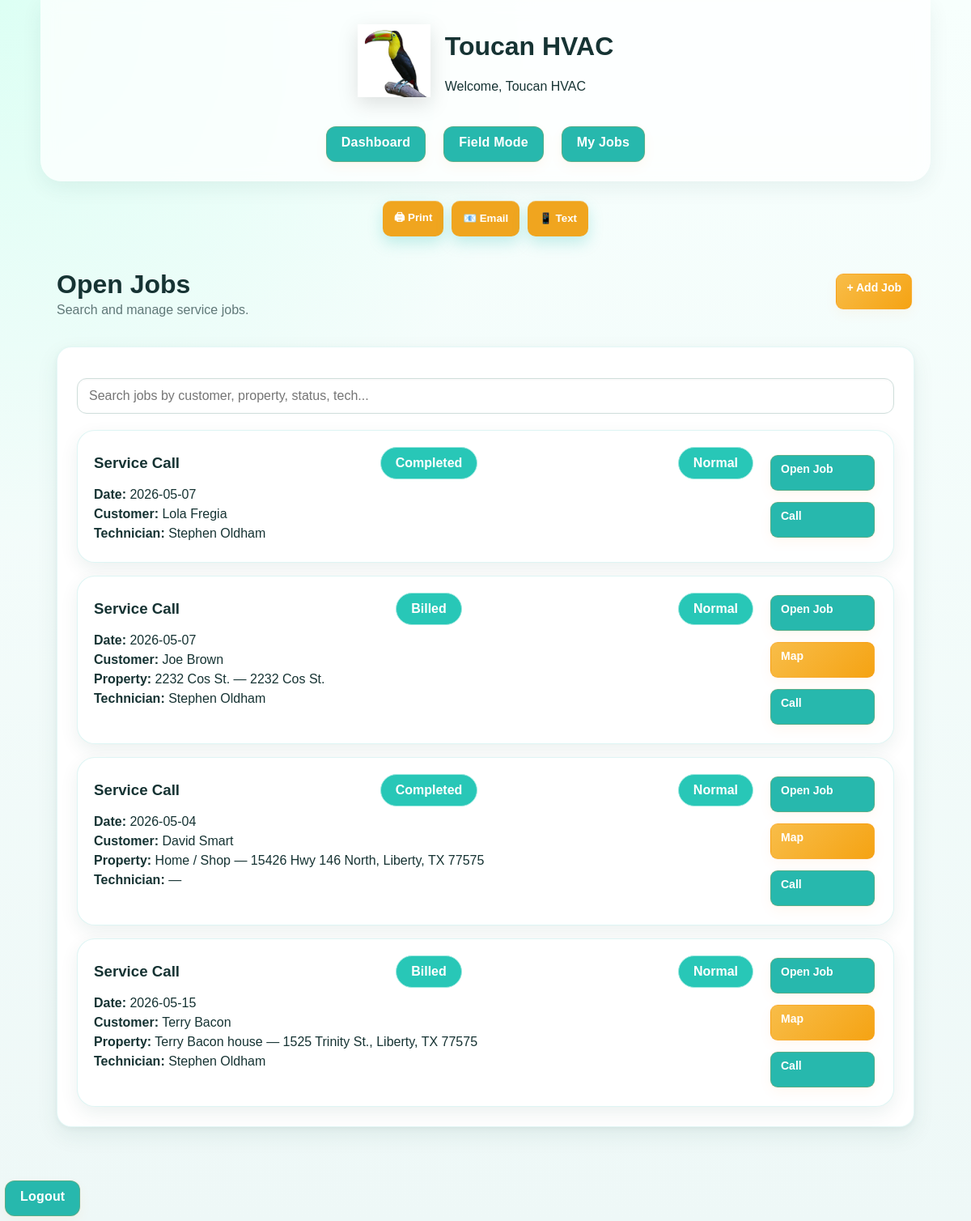
The app's page /service-jobs with its own data.
### app.py (models this page shows)
class ServiceJob(db.Model):
    id = db.Column(db.Integer, primary_key=True)
    customer_id = db.Column(db.Integer, db.ForeignKey('customer.id'))
    property_id = db.Column(db.Integer, db.ForeignKey('property.id'))
    description = db.Column(db.Text)
    scheduled_date = db.Column(db.String(50))
    status = db.Column(db.String(50), default="Scheduled")
    priority = db.Column(db.String(50), default="Normal")
    technician = db.Column(db.String(100))
    created_at = db.Column(db.DateTime, default=datetime.utcnow)

class Customer(db.Model):
    id = db.Column(db.Integer, primary_key=True)
    first_name = db.Column(db.String(120), nullable=False)
    last_name = db.Column(db.String(120), nullable=False)
    phone = db.Column(db.String(50))
    email = db.Column(db.String(120))
    mailing_address = db.Column(db.String(255))
    birthday = db.Column(db.String(20))
    filter_club_member = db.Column(db.Boolean, default=False)
    filter_size = db.Column(db.String(80), nullable=True)
    filter_frequency_days = db.Column(db.Integer, nullable=True)
    filter_monthly_price = db.Column(db.Float, nullable=True)
    filter_last_service = db.Column(db.DateTime, nullable=True)
    filter_next_due = db.Column(db.DateTime, nullable=True)
    customer_since = db.Column(db.DateTime, default=datetime.utcnow)

class Property(db.Model):
    id = db.Column(db.Integer, primary_key=True)
    property_name = db.Column(db.String(120), nullable=False)
    address = db.Column(db.String(200), nullable=False)
    latitude = db.Column(db.Float)
    longitude = db.Column(db.Float)
    customer_id = db.Column(db.Integer, db.ForeignKey("customer.id"), nullable=False)

### app.py (the view)
@app.route('/service-jobs')
def service_jobs():
    jobs = ServiceJob.query.all()
    customers = {c.id: c for c in Customer.query.all()}
    properties = {p.id: p for p in Property.query.all()}
    return render_template(
        'service_jobs.html',
        jobs=jobs,
        customers=customers,
        properties=properties,
        equipment_by_property={},
        user=current_user()
    )

### app.py (called while the page is built, shortened)
def current_user():
    user_id = session.get("user_id")
    if not user_id:
        return None
    return db.session.get(User, user_id)

@app.before_request
def force_admin_user_once():
    global _admin_bootstrap_done
    if _admin_bootstrap_done:
        return

### templates/service_jobs.html (shortened to what this page needs)
{% extends "base.html" %}
{% block content %}
<div class="page-title-row">
  <div>
    <h1>Open Jobs</h1>
    <p>Search and manage service jobs.</p>
  </div>
  <a class="action-btn gold" href="/service-jobs/new">+ Add Job</a>
</div>
<div class="card">
  <input id="jobSearch"
         class="search-box"
         placeholder="Search jobs by customer, property, status, tech..."
         onkeyup="searchJobs()">
  <div class="job-card-list">
    {% for job in jobs %}
      {% set customer = customers.get(job.customer_id) %}
      {% set property = properties.get(job.property_id) %}
      <div class="job-list-card">
        <div class="job-card-main">
          <div class="job-card-top">
            <h3>{{ job.description or "Service Call" }}</h3>
            <span class="status-pill">{{ job.status or "Scheduled" }}</span>
            {% if job.priority == "Emergency" %}
              <span class="status-pill danger-pill priority-pill">🚨 Emergency</span>
            {% elif job.priority == "Urgent" %}
              <span class="status-pill urgent-pill priority-pill">⚠️ Urgent</span>
            {% else %}
              <span class="status-pill priority-pill">Normal</span>
            {% endif %}
          </div>
          <p><b>Date:</b> {{ job.scheduled_date or "—" }}</p>
          {% if customer %}
            <p><b>Customer:</b> {{ customer.first_name }} {{ customer.last_name }}</p>
          {% endif %}
          {% if property %}
            <p><b>Property:</b> {{ property.property_name }} — {{ property.address }}</p>
          {% endif %}
          <p><b>Technician:</b> {{ job.technician or "—" }}</p>
        </div>
        <div class="job-card-actions">
          <a class="action-btn" href="/service-jobs/{{ job.id }}">Open Job</a>
          {% if property %}
            <a class="action-btn gold"
               target="_blank"
               href="https://www.google.com/maps/search/?api=1&query={{ property.address | urlencode }}">
               Map
            </a>
          {% endif %}
          {% if customer and customer.phone %}
            <a class="action-btn" href="tel:{{ customer.phone }}">Call</a>
          {% endif %}
        </div>
      </div>
    {% else %}
      <p>No jobs yet.</p>
    {% endfor %}
  </div>
</div>
{% endblock %}

### records on screen
ServiceJob: description "Service Call", status "Completed", priority "Normal", scheduled_date "2026-05-07", technician "Stephen Oldham"
Customer: first_name "Lola", last_name "Fregia"
ServiceJob: description "Service Call", status "Billed", priority "Normal", scheduled_date "2026-05-07", technician "Stephen Oldham"
Customer: first_name "Joe", last_name "Brown"
Property: property_name "2232 Cos St.", address "2232 Cos St."
ServiceJob: description "Service Call", status "Completed", priority "Normal", scheduled_date "2026-05-04", technician "—"
Customer: first_name "David", last_name "Smart"
Property: property_name "Home / Shop", address "15426 Hwy 146 North, Liberty, TX 77575"
ServiceJob: description "Service Call", status "Billed", priority "Normal", scheduled_date "2026-05-15", technician "Stephen Oldham"
Customer: first_name "Terry", last_name "Bacon"
Property: property_name "Terry Bacon house", address "1525 Trinity St., Liberty, TX 77575"

### other values on screen
{{ user.name if user else "Toucan HVAC" }} "Toucan HVAC"
